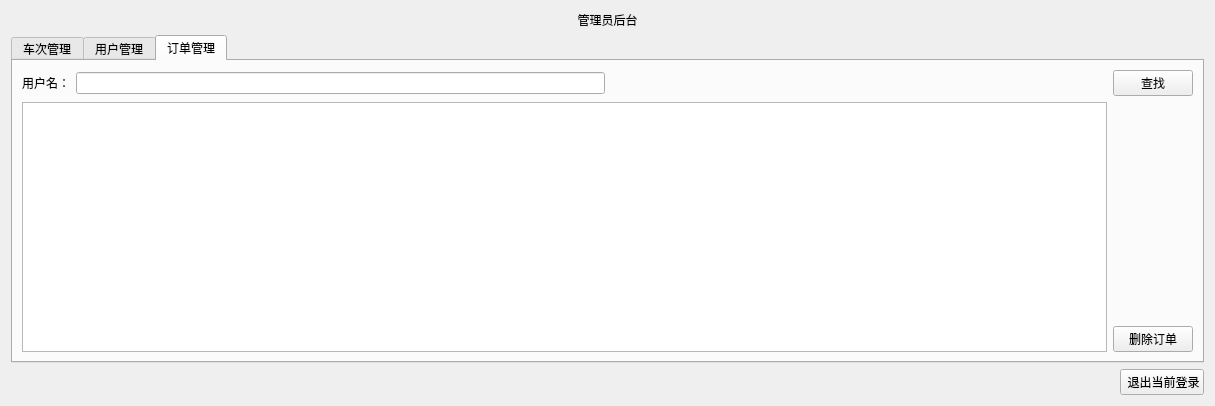
<?xml version="1.0" encoding="UTF-8"?>
<ui version="4.0">
 <class>AdminDlg</class>
 <widget class="QDialog" name="AdminDlg">
  <property name="geometry">
   <rect>
    <x>0</x>
    <y>0</y>
    <width>1215</width>
    <height>406</height>
   </rect>
  </property>
  <property name="windowTitle">
   <string>Admin</string>
  </property>
  <layout class="QGridLayout" name="gridLayout_4">
   <item row="0" column="0">
    <layout class="QVBoxLayout" name="verticalLayout_10">
     <item>
      <widget class="QLabel" name="label">
       <property name="text">
        <string>管理员后台</string>
       </property>
       <property name="alignment">
        <set>Qt::AlignCenter</set>
       </property>
      </widget>
     </item>
     <item>
      <widget class="QTabWidget" name="tabWidget">
       <property name="currentIndex">
        <number>2</number>
       </property>
       <widget class="QWidget" name="tab">
        <attribute name="title">
         <string>车次管理</string>
        </attribute>
        <layout class="QVBoxLayout" name="verticalLayout_6">
         <item>
          <layout class="QVBoxLayout" name="verticalLayout_2">
           <item>
            <layout class="QHBoxLayout" name="horizontalLayout_6">
             <item>
              <layout class="QGridLayout" name="gridLayout">
               <item row="0" column="0">
                <widget class="QLabel" name="label_2">
                 <property name="text">
                  <string>车次：</string>
                 </property>
                 <property name="alignment">
                  <set>Qt::AlignRight|Qt::AlignTrailing|Qt::AlignVCenter</set>
                 </property>
                </widget>
               </item>
               <item row="0" column="1">
                <widget class="QLineEdit" name="trainlineEdit"/>
               </item>
              </layout>
             </item>
             <item>
              <widget class="QPushButton" name="pushButton">
               <property name="mouseTracking">
                <bool>false</bool>
               </property>
               <property name="text">
                <string>查找</string>
               </property>
               <property name="autoDefault">
                <bool>true</bool>
               </property>
              </widget>
             </item>
             <item>
              <layout class="QHBoxLayout" name="horizontalLayout_2">
               <item>
                <spacer name="horizontalSpacer">
                 <property name="orientation">
                  <enum>Qt::Horizontal</enum>
                 </property>
                 <property name="sizeHint" stdset="0">
                  <size>
                   <width>40</width>
                   <height>20</height>
                  </size>
                 </property>
                </spacer>
               </item>
               <item>
                <widget class="QPushButton" name="pushButton_5">
                 <property name="text">
                  <string>添加车次</string>
                 </property>
                </widget>
               </item>
              </layout>
             </item>
            </layout>
           </item>
           <item>
            <layout class="QHBoxLayout" name="horizontalLayout">
             <item>
              <widget class="QTableView" name="tableView"/>
             </item>
             <item>
              <layout class="QVBoxLayout" name="verticalLayout">
               <item>
                <widget class="QPushButton" name="pushButton_2">
                 <property name="text">
                  <string>修改车次</string>
                 </property>
                </widget>
               </item>
               <item>
                <widget class="QPushButton" name="pushButton_6">
                 <property name="text">
                  <string>删除车次</string>
                 </property>
                </widget>
               </item>
               <item>
                <spacer name="verticalSpacer">
                 <property name="orientation">
                  <enum>Qt::Vertical</enum>
                 </property>
                 <property name="sizeHint" stdset="0">
                  <size>
                   <width>20</width>
                   <height>40</height>
                  </size>
                 </property>
                </spacer>
               </item>
               <item>
                <widget class="QPushButton" name="pushButton_3">
                 <property name="text">
                  <string>车站管理</string>
                 </property>
                </widget>
               </item>
              </layout>
             </item>
            </layout>
           </item>
          </layout>
         </item>
        </layout>
       </widget>
       <widget class="QWidget" name="tab_2">
        <attribute name="title">
         <string>用户管理</string>
        </attribute>
        <layout class="QVBoxLayout" name="verticalLayout_5">
         <item>
          <layout class="QVBoxLayout" name="verticalLayout_4">
           <item>
            <layout class="QHBoxLayout" name="horizontalLayout_5">
             <item>
              <layout class="QGridLayout" name="gridLayout_2">
               <item row="0" column="0">
                <widget class="QLabel" name="label_3">
                 <property name="text">
                  <string>用户名：</string>
                 </property>
                 <property name="alignment">
                  <set>Qt::AlignRight|Qt::AlignTrailing|Qt::AlignVCenter</set>
                 </property>
                </widget>
               </item>
               <item row="0" column="1">
                <widget class="QLineEdit" name="usernamelineEdit"/>
               </item>
              </layout>
             </item>
             <item>
              <layout class="QHBoxLayout" name="horizontalLayout_4">
               <item>
                <spacer name="horizontalSpacer_2">
                 <property name="orientation">
                  <enum>Qt::Horizontal</enum>
                 </property>
                 <property name="sizeHint" stdset="0">
                  <size>
                   <width>40</width>
                   <height>20</height>
                  </size>
                 </property>
                </spacer>
               </item>
               <item>
                <widget class="QPushButton" name="pushButton_7">
                 <property name="text">
                  <string>查找</string>
                 </property>
                </widget>
               </item>
               <item>
                <widget class="QPushButton" name="pushButton_8">
                 <property name="text">
                  <string>创建用户</string>
                 </property>
                </widget>
               </item>
               <item>
                <widget class="QPushButton" name="pushButton_9">
                 <property name="text">
                  <string>删除用户</string>
                 </property>
                </widget>
               </item>
              </layout>
             </item>
            </layout>
           </item>
           <item>
            <layout class="QHBoxLayout" name="horizontalLayout_3">
             <item>
              <widget class="QTableView" name="tableView_2"/>
             </item>
             <item>
              <layout class="QVBoxLayout" name="verticalLayout_3">
               <item>
                <spacer name="verticalSpacer_2">
                 <property name="orientation">
                  <enum>Qt::Vertical</enum>
                 </property>
                 <property name="sizeHint" stdset="0">
                  <size>
                   <width>20</width>
                   <height>40</height>
                  </size>
                 </property>
                </spacer>
               </item>
               <item>
                <widget class="QPushButton" name="pushButton_11">
                 <property name="text">
                  <string>修改信息</string>
                 </property>
                </widget>
               </item>
              </layout>
             </item>
            </layout>
           </item>
          </layout>
         </item>
        </layout>
       </widget>
       <widget class="QWidget" name="tab_3">
        <attribute name="title">
         <string>订单管理</string>
        </attribute>
        <layout class="QVBoxLayout" name="verticalLayout_9">
         <item>
          <layout class="QVBoxLayout" name="verticalLayout_8">
           <item>
            <layout class="QHBoxLayout" name="horizontalLayout_9">
             <item>
              <layout class="QGridLayout" name="gridLayout_3">
               <item row="0" column="0">
                <widget class="QLabel" name="label_4">
                 <property name="text">
                  <string>用户名：</string>
                 </property>
                 <property name="alignment">
                  <set>Qt::AlignRight|Qt::AlignTrailing|Qt::AlignVCenter</set>
                 </property>
                </widget>
               </item>
               <item row="0" column="1">
                <widget class="QLineEdit" name="usernamelineEdit_2"/>
               </item>
              </layout>
             </item>
             <item>
              <layout class="QHBoxLayout" name="horizontalLayout_8">
               <item>
                <spacer name="horizontalSpacer_3">
                 <property name="orientation">
                  <enum>Qt::Horizontal</enum>
                 </property>
                 <property name="sizeHint" stdset="0">
                  <size>
                   <width>40</width>
                   <height>20</height>
                  </size>
                 </property>
                </spacer>
               </item>
               <item>
                <widget class="QPushButton" name="pushButton_10">
                 <property name="text">
                  <string>查找</string>
                 </property>
                </widget>
               </item>
              </layout>
             </item>
            </layout>
           </item>
           <item>
            <layout class="QHBoxLayout" name="horizontalLayout_7">
             <item>
              <widget class="QTableView" name="tableView_3"/>
             </item>
             <item>
              <layout class="QVBoxLayout" name="verticalLayout_7">
               <item>
                <spacer name="verticalSpacer_3">
                 <property name="orientation">
                  <enum>Qt::Vertical</enum>
                 </property>
                 <property name="sizeHint" stdset="0">
                  <size>
                   <width>20</width>
                   <height>40</height>
                  </size>
                 </property>
                </spacer>
               </item>
               <item>
                <widget class="QPushButton" name="pushButton_15">
                 <property name="text">
                  <string>删除订单</string>
                 </property>
                </widget>
               </item>
              </layout>
             </item>
            </layout>
           </item>
          </layout>
         </item>
        </layout>
       </widget>
      </widget>
     </item>
     <item>
      <layout class="QHBoxLayout" name="horizontalLayout_10">
       <item>
        <spacer name="horizontalSpacer_4">
         <property name="orientation">
          <enum>Qt::Horizontal</enum>
         </property>
         <property name="sizeHint" stdset="0">
          <size>
           <width>40</width>
           <height>20</height>
          </size>
         </property>
        </spacer>
       </item>
       <item>
        <widget class="QPushButton" name="pushButton_12">
         <property name="text">
          <string> 退出当前登录</string>
         </property>
        </widget>
       </item>
      </layout>
     </item>
    </layout>
   </item>
  </layout>
 </widget>
 <resources/>
 <connections/>
</ui>
